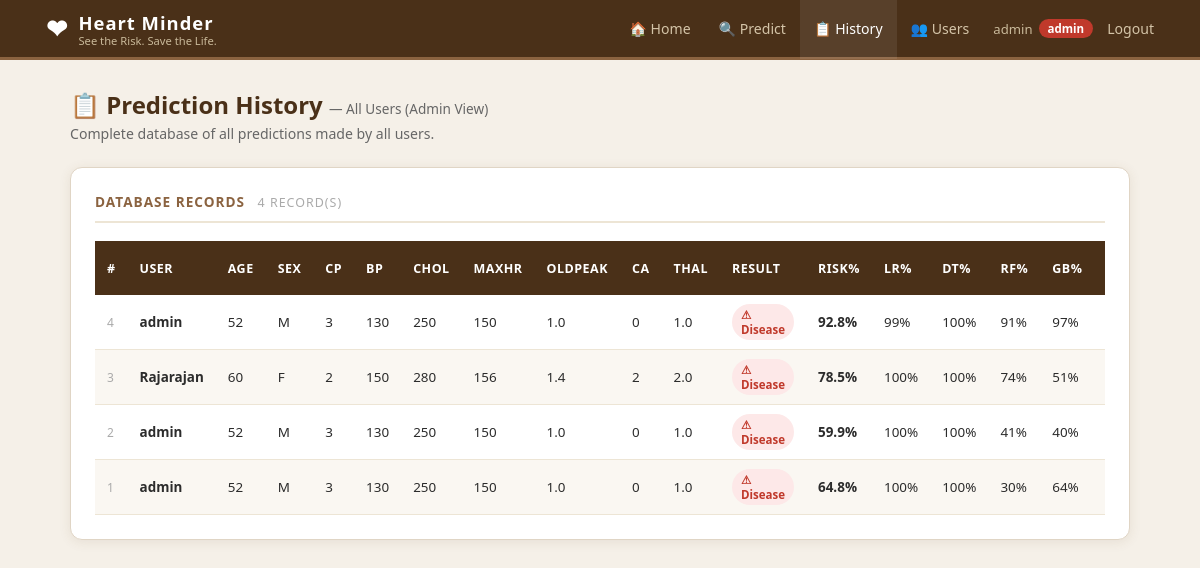
Screenshot of /history (signed in) with the database file from the repository.
### tables this page shows
CREATE TABLE predictions (
        id INTEGER PRIMARY KEY AUTOINCREMENT,
        user_id INTEGER,
        username TEXT,
        age REAL, sex INTEGER, cp INTEGER, trestbps REAL, chol REAL,
        fbs INTEGER, restecg INTEGER, thalach REAL, exang INTEGER,
        oldpeak REAL, slope INTEGER, ca REAL, thal REAL,
        prediction INTEGER, probability REAL,
        lr_prob REAL, dt_prob REAL, rf_prob REAL, gb_prob REAL,
        stack_acc REAL,
        created_at TEXT DEFAULT CURRENT_TIMESTAMP,
        FOREIGN KEY(user_id) REFERENCES users(id)
    );

### backend/app.py (the view)
@app.route('/history')
@login_required
def history():
    conn = get_db()
    if session['role'] == 'admin':
        rows = conn.execute(
            "SELECT * FROM predictions ORDER BY created_at DESC").fetchall()
    else:
        rows = conn.execute(
            "SELECT * FROM predictions WHERE user_id=? ORDER BY created_at DESC",
            (session['user_id'],)).fetchall()
    conn.close()
    return render_template('history.html', rows=rows,
                           is_admin=(session['role']=='admin'))

### backend/app.py (called while the page is built)
def get_db():
    conn = sqlite3.connect(DB_PATH)
    conn.row_factory = sqlite3.Row
    return conn

def login_required(f):
    from functools import wraps
    @wraps(f)
    def decorated(*args, **kwargs):
        if 'user_id' not in session: return redirect(url_for('login'))
        return f(*args, **kwargs)
    return decorated

### templates/history.html (shortened to what this page needs)
{% extends 'base.html' %}
{% block content %}
<div class="page-header">
  <h1>📋 Prediction History {% if is_admin %}<span style="font-size:0.85rem;font-weight:400;color:var(--text2);">— All Users (Admin View)</span>{% endif %}</h1>
  <p>{% if is_admin %}Complete database of all predictions made by all users.{% else %}Your personal prediction history.{% endif %}</p>
</div>
<div class="card">
  <h2>
    Database Records
    <span style="font-size:0.78rem;font-weight:400;color:#aaa;margin-left:8px;">{{ rows|length }} record(s)</span>
  </h2>
  {% if rows %}
  <div class="tbl-wrap">
    <table>
      <thead>
        <tr>
          <th>#</th>
          {% if is_admin %}<th>User</th>{% endif %}
          <th>Age</th><th>Sex</th><th>CP</th><th>BP</th><th>Chol</th>
          <th>MaxHR</th><th>Oldpeak</th><th>CA</th><th>Thal</th>
          <th>Result</th><th>Risk%</th>
          <th>LR%</th><th>DT%</th><th>RF%</th><th>GB%</th>
          <th>Stack Acc</th><th>Date</th>
        </tr>
      </thead>
      <tbody>
        {% for r in rows %}
        <tr>
          <td style="color:#aaa;font-size:0.75rem;">{{ r.id }}</td>
          {% if is_admin %}<td><b>{{ r.username }}</b></td>{% endif %}
          <td>{{ r.age|int }}</td>
          <td>{{ 'M' if r.sex==1 else 'F' }}</td>
          <td>{{ r.cp }}</td>
          <td>{{ r.trestbps|int }}</td>
          <td>{{ r.chol|int }}</td>
          <td>{{ r.thalach|int }}</td>
          <td>{{ "%.1f"|format(r.oldpeak) }}</td>
          <td>{{ r.ca|int }}</td>
          <td>{{ r.thal }}</td>
          <td>
            {% if r.prediction == 1 %}
              <span class="tag tag-red">⚠ Disease</span>
            {% else %}
              <span class="tag tag-green">✓ Clear</span>
            {% endif %}
          </td>
          <td><b>{{ "%.1f"|format(r.probability*100) }}%</b></td>
          <td>{{ "%.0f"|format(r.lr_prob*100) }}%</td>
          <td>{{ "%.0f"|format(r.dt_prob*100) }}%</td>
          <td>{{ "%.0f"|format(r.rf_prob*100) }}%</td>
          <td>{{ "%.0f"|format(r.gb_prob*100) }}%</td>
          <td>{{ "%.1f"|format(r.stack_acc*100) }}%</td>
        </tr>
        {% endfor %}
      </tbody>
    </table>
  </div>
  {% else %}
  <div class="empty">
    <div class="eicon">📭</div>
    <div>No predictions found. <a href="{{ url_for('predict_page') }}" style="color:var(--brown);">Run one now →</a></div>
  </div>
  {% endif %}
</div>
{% endblock %}

### templates/base.html (shortened to what this page needs)
<!DOCTYPE html>
<html lang="en">
<head>
</head>
<body>
{% if session.user_id %}
<nav>
  <a href="{{ url_for('home') }}" class="nav-brand">
    <span class="hicon">❤</span>
    <div><span>Heart Minder</span><small>See the Risk. Save the Life.</small></div>
  </a>
  <a href="{{ url_for('home') }}" {% if request.endpoint=='home' %}class="active"{% endif %}>🏠 Home</a>
  <a href="{{ url_for('predict_page') }}" {% if request.endpoint=='predict_page' %}class="active"{% endif %}>🔍 Predict</a>
  <a href="{{ url_for('history') }}" {% if request.endpoint=='history' %}class="active"{% endif %}>📋 History</a>
  {% if session.role == 'admin' %}
  <a href="{{ url_for('admin_users') }}" {% if request.endpoint=='admin_users' %}class="active"{% endif %}>👥 Users</a>
  {% endif %}
  <div class="nav-user">
    <span>{{ session.username }}</span>
    <span class="badge {% if session.role=='admin' %}badge-admin{% endif %}">{{ session.role }}</span>
  </div>
  <a href="{{ url_for('logout') }}">Logout</a>
</nav>
{% endif %}
<div {% if not session.user_id %}class="auth-wrap"{% else %}class="container"{% endif %}>
  {% block content %}{% endblock %}
</div>
</body>
</html>

### templates/base.html (style rules this page uses)
:root { --beige: #f5f0e8; --beige2: #ede5d5; --beige3: #e0d5c5; --cream: #faf7f2; --brown: #6b4c2a; --brown2: #8b6340; --brown3: #4a3018; --red: #c0392b; --red2: #e74c3c; --green: #27ae60; --green2: #2ecc71; --text: #2c2c2c; --text2: #666; --shadow: 0 2px 12px rgba(107,76,42,0.10); --radius: 12px; }
* { box-sizing:border-box;margin:0;padding:0; }
body { font-family:'Segoe UI',Arial,sans-serif;background:var(--beige);color:var(--text);min-height:100vh; }
nav { background:var(--brown3);border-bottom:3px solid var(--brown2);padding:0 32px;display:flex;align-items:center;height:60px;gap:0; }
.nav-brand { display:flex;align-items:center;gap:10px;text-decoration:none;margin-right:auto; }
.nav-brand .hicon { font-size:1.6rem; }
.nav-brand span { font-size:1.15rem;font-weight:800;color:#fff;letter-spacing:1px; }
.nav-brand small { font-size:0.7rem;color:#c9b99a;display:block;line-height:1; }
nav a { color:#d4c4a8;text-decoration:none;padding:0 14px;font-size:0.88rem;font-weight:500;height:60px;display:flex;align-items:center;transition:background 0.2s,color 0.2s; }
nav a:hover,nav a.active { color:#fff;background:rgba(255,255,255,0.08); }
.nav-user { display:flex;align-items:center;gap:6px;color:#c9b99a;font-size:0.82rem;margin-left:10px; }
.nav-user .badge { background:var(--brown2);color:#fff;border-radius:20px;padding:2px 9px;font-size:0.72rem;font-weight:700; }
.badge-admin { background:var(--red)!important; }
.container { max-width:1100px;margin:0 auto;padding:28px 20px; }
.page-header { margin-bottom:24px; }
.page-header h1 { font-size:1.5rem;font-weight:800;color:var(--brown3); }
.page-header p { color:var(--text2);font-size:0.88rem;margin-top:3px; }
.card { background:#fff;border:1px solid var(--beige3);border-radius:var(--radius);padding:24px;box-shadow:var(--shadow); }
.card h2 { font-size:0.85rem;font-weight:700;text-transform:uppercase;letter-spacing:1px;color:var(--brown2);padding-bottom:10px;border-bottom:2px solid var(--beige2);margin-bottom:18px; }
.tbl-wrap { overflow-x:auto; }
table { width:100%;border-collapse:collapse;font-size:0.84rem; }
th { background:var(--brown3);color:#fff;padding:10px 12px;text-align:left;font-weight:600;font-size:0.78rem;text-transform:uppercase;letter-spacing:0.5px; }
td { padding:9px 12px;border-bottom:1px solid var(--beige2); }
tr:nth-child(even) td { background:var(--cream); }
.tag { display:inline-block;padding:3px 9px;border-radius:20px;font-size:0.72rem;font-weight:700; }
.tag-red { background:#fde8e8;color:var(--red); }

### rows the page displays
predictions: id "4", username "admin", age "52", sex "M", cp "3", trestbps "130", chol "250", thalach "150", oldpeak "1.0", ca "0", thal "1.0", prediction "⚠ Disease", r.probability*100 "92.8", r.lr_prob*100 "99", r.dt_prob*100 "100", r.rf_prob*100 "91", r.gb_prob*100 "97"
predictions: id "3", username "Rajarajan", age "60", sex "F", cp "2", trestbps "150", chol "280", thalach "156", oldpeak "1.4", ca "2", thal "2.0", prediction "⚠ Disease", r.probability*100 "78.5", r.lr_prob*100 "100", r.dt_prob*100 "100", r.rf_prob*100 "74", r.gb_prob*100 "51"
predictions: id "2", username "admin", age "52", sex "M", cp "3", trestbps "130", chol "250", thalach "150", oldpeak "1.0", ca "0", thal "1.0", prediction "⚠ Disease", r.probability*100 "59.9", r.lr_prob*100 "100", r.dt_prob*100 "100", r.rf_prob*100 "41", r.gb_prob*100 "40"
predictions: id "1", username "admin", age "52", sex "M", cp "3", trestbps "130", chol "250", thalach "150", oldpeak "1.0", ca "0", thal "1.0", prediction "⚠ Disease", r.probability*100 "64.8", r.lr_prob*100 "100", r.dt_prob*100 "100", r.rf_prob*100 "30", r.gb_prob*100 "64"

### other values shown
{{ session.username }} "admin"
{{ session.role }} "admin"
{{ rows|length }} "4"
